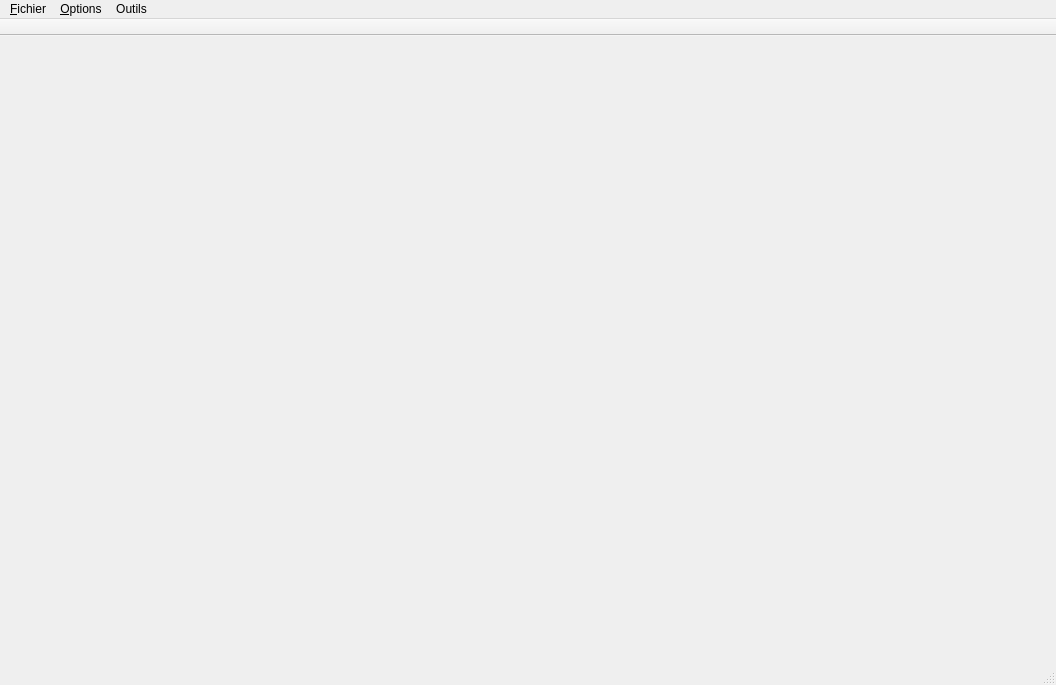
<?xml version="1.0" encoding="UTF-8"?>
<ui version="4.0">
 <class>IHMControl</class>
 <widget class="QMainWindow" name="IHMControl">
  <property name="geometry">
   <rect>
    <x>0</x>
    <y>0</y>
    <width>1056</width>
    <height>685</height>
   </rect>
  </property>
  <property name="windowTitle">
   <string>IHMControl</string>
  </property>
  <property name="styleSheet">
   <string notr="true"/>
  </property>
  <widget class="QWidget" name="centralWidget">
   <layout class="QVBoxLayout" name="verticalLayout"/>
  </widget>
  <widget class="QMenuBar" name="menuBar">
   <property name="geometry">
    <rect>
     <x>0</x>
     <y>0</y>
     <width>1056</width>
     <height>25</height>
    </rect>
   </property>
   <widget class="QMenu" name="menuIHMControl_V0_1_By_Alienx">
    <property name="title">
     <string>&amp;Fichier</string>
    </property>
    <addaction name="actionFullScreen"/>
    <addaction name="separator"/>
    <addaction name="actionExit"/>
   </widget>
   <widget class="QMenu" name="menu_Serial">
    <property name="title">
     <string>&amp;Options</string>
    </property>
    <addaction name="actionSerial"/>
    <addaction name="separator"/>
    <addaction name="actionJoystick"/>
   </widget>
   <widget class="QMenu" name="menuOutils">
    <property name="title">
     <string>Outils</string>
    </property>
    <addaction name="actionSenCalib"/>
    <addaction name="actionSensorVariance"/>
   </widget>
   <addaction name="menuIHMControl_V0_1_By_Alienx"/>
   <addaction name="menu_Serial"/>
   <addaction name="menuOutils"/>
  </widget>
  <widget class="QStatusBar" name="statusBar"/>
  <widget class="QToolBar" name="toolBar">
   <property name="windowTitle">
    <string>toolBar</string>
   </property>
   <property name="movable">
    <bool>false</bool>
   </property>
   <property name="allowedAreas">
    <set>Qt::TopToolBarArea</set>
   </property>
   <property name="floatable">
    <bool>false</bool>
   </property>
   <attribute name="toolBarArea">
    <enum>TopToolBarArea</enum>
   </attribute>
   <attribute name="toolBarBreak">
    <bool>false</bool>
   </attribute>
  </widget>
  <action name="actionFullScreen">
   <property name="text">
    <string>&amp;Full Screen</string>
   </property>
  </action>
  <action name="actionExit">
   <property name="text">
    <string>&amp;Quitter</string>
   </property>
  </action>
  <action name="actionSerial">
   <property name="icon">
    <iconset resource="../../files.qrc">
     <normaloff>:/files/images/connection.png</normaloff>:/files/images/connection.png</iconset>
   </property>
   <property name="text">
    <string>&amp;Serial Configuration</string>
   </property>
   <property name="toolTip">
    <string>Configure Serial Link</string>
   </property>
  </action>
  <action name="actionTest">
   <property name="text">
    <string>Test</string>
   </property>
  </action>
  <action name="actionOups">
   <property name="text">
    <string>Oups</string>
   </property>
  </action>
  <action name="actionJoystick">
   <property name="icon">
    <iconset resource="../../files.qrc">
     <normaloff>:/files/images/joystick.png</normaloff>:/files/images/joystick.png</iconset>
   </property>
   <property name="text">
    <string>&amp;Joystick</string>
   </property>
  </action>
  <action name="actionSenCalib">
   <property name="text">
    <string>Sensors Calibration</string>
   </property>
  </action>
  <action name="actionSensorVariance">
   <property name="text">
    <string>Get sensor Variance</string>
   </property>
  </action>
 </widget>
 <layoutdefault spacing="6" margin="11"/>
 <resources>
  <include location="../../files.qrc"/>
 </resources>
 <connections>
  <connection>
   <sender>actionExit</sender>
   <signal>triggered()</signal>
   <receiver>IHMControl</receiver>
   <slot>close()</slot>
   <hints>
    <hint type="sourcelabel">
     <x>-1</x>
     <y>-1</y>
    </hint>
    <hint type="destinationlabel">
     <x>527</x>
     <y>342</y>
    </hint>
   </hints>
  </connection>
  <connection>
   <sender>actionFullScreen</sender>
   <signal>triggered()</signal>
   <receiver>IHMControl</receiver>
   <slot>showFullScreen()</slot>
   <hints>
    <hint type="sourcelabel">
     <x>-1</x>
     <y>-1</y>
    </hint>
    <hint type="destinationlabel">
     <x>527</x>
     <y>342</y>
    </hint>
   </hints>
  </connection>
 </connections>
</ui>
